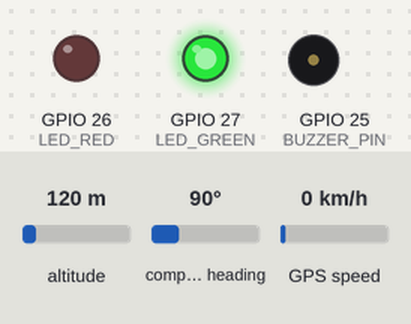
Bench run of a sketch on a simulated ESP32. Parts: output pins drawn as LEDs (lit = HIGH), buzzer (waves = sounding, pin HIGH). The inputs (shaded band) are chosen by the test bench; at power-on: altitude 120 m, compass heading 90°, GPS speed 0 km/h. WiFi joins after 1.5 s; servers stay silent unless stated; the GPS gets a fix after 3 s at 37.7749, -122.4194 with 8 satellites; web services answer with replies made up by the test bench; what the sketch prints to the serial monitor is not drawn.

Above: at 2.5 s.
At 4.46 s:
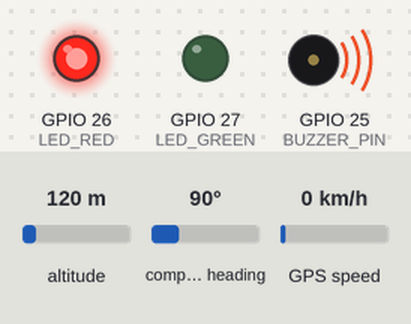
At 6.87 s:
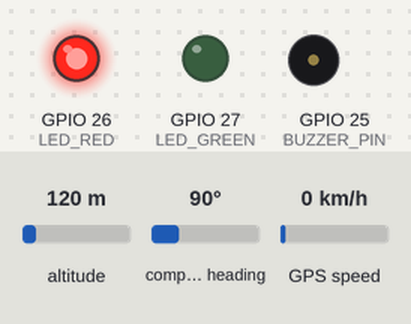
Timing chart, 0 to 8.2 s (numbered marks = the images above):
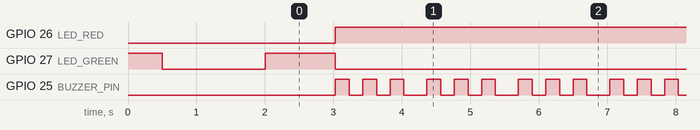

The sketch:

ESP32_Vehicle_Tracker.ino
```cpp
/*
 * ============================================================
 * ESP32_Vehicle_Tracker.ino
 * IoT Vehicle Tracking & Theft Prevention System
 * ============================================================
 * HARDWARE REQUIRED:
 *   - ESP32 Development Board (any variant)
 *   - NEO-6M or NEO-8M GPS Module (UART)
 *   - Active Buzzer (digital pin)
 *   - Red LED (theft alert)
 *   - Green LED (status OK)
 *
 * CONNECTIONS:
 *   GPS TX  → ESP32 GPIO 16 (RX2)
 *   GPS RX  → ESP32 GPIO 17 (TX2)
 *   GPS VCC → 3.3V
 *   GPS GND → GND
 *   Buzzer  → GPIO 25
 *   Red LED → GPIO 26 (via 330Ω resistor)
 *   Green LED → GPIO 27 (via 330Ω resistor)
 *
 * LIBRARIES NEEDED (install via Arduino Library Manager):
 *   - TinyGPSPlus  (by Mikal Hart)
 *   - HTTPClient   (built-in ESP32)
 *   - WiFi         (built-in ESP32)
 *
 * CLOUD: ThingSpeak (free account)
 *   Field 1 → Latitude
 *   Field 2 → Longitude
 *   Field 3 → Speed (km/h)
 *   Field 4 → Alert Level (0=Safe, 1=Warning, 2=Critical)
 * ============================================================
 */

#include <TinyGPSPlus.h>
#include <HardwareSerial.h>
#include <WiFi.h>
#include <HTTPClient.h>
#include <math.h>

// ─── WiFi Credentials ─────────────────────────────────────
const char* WIFI_SSID     = "YOUR_WIFI_NAME";
const char* WIFI_PASSWORD = "YOUR_WIFI_PASSWORD";

// ─── ThingSpeak Settings ───────────────────────────────────
const char* TS_API_KEY  = "YOUR_THINGSPEAK_WRITE_API_KEY";
const char* TS_HOST     = "api.thingspeak.com";

// ─── Geofence Centre (degrees) ────────────────────────────
const double GEO_LAT    = 28.6139;   // New Delhi example
const double GEO_LON    = 77.2090;
const double GEO_RADIUS = 2.0;       // kilometres

// ─── Thresholds ───────────────────────────────────────────
const float SPEED_LIMIT = 80.0;      // km/h

// ─── Pin Definitions ──────────────────────────────────────
#define GPS_RX_PIN   16
#define GPS_TX_PIN   17
#define GPS_BAUD     9600
#define BUZZER_PIN   25
#define LED_RED      26
#define LED_GREEN    27

// ─── Objects ──────────────────────────────────────────────
TinyGPSPlus   gps;
HardwareSerial gpsSerial(2);   // UART2

// ─── Haversine Distance (km) ──────────────────────────────
double haversine(double lat1, double lon1, double lat2, double lon2) {
  const double R    = 6371.0;
  double dLat = radians(lat2 - lat1);
  double dLon = radians(lon2 - lon1);
  double a    = sin(dLat/2)*sin(dLat/2)
              + cos(radians(lat1))*cos(radians(lat2))
                *sin(dLon/2)*sin(dLon/2);
  return R * 2 * atan2(sqrt(a), sqrt(1-a));
}

// ─── Alert Levels ─────────────────────────────────────────
enum AlertLevel { SAFE = 0, WARNING = 1, CRITICAL = 2 };

AlertLevel evaluateAlert(double lat, double lon, float speedKmph) {
  double dist = haversine(GEO_LAT, GEO_LON, lat, lon);
  if (dist > GEO_RADIUS)      return CRITICAL;   // geofence breach
  if (speedKmph > SPEED_LIMIT) return CRITICAL;  // over-speed
  if (speedKmph > 60.0)        return WARNING;   // moderate warning
  return SAFE;
}

// ─── Output alert via LEDs + Buzzer ──────────────────────
void triggerAlert(AlertLevel level) {
  switch(level) {
    case CRITICAL:
      digitalWrite(LED_RED,   HIGH);
      digitalWrite(LED_GREEN, LOW);
      // Fast beep pattern: 3 short beeps
      for (int i = 0; i < 3; i++) {
        digitalWrite(BUZZER_PIN, HIGH); delay(200);
        digitalWrite(BUZZER_PIN, LOW);  delay(200);
      }
      break;
    case WARNING:
      digitalWrite(LED_RED,   HIGH);
      digitalWrite(LED_GREEN, HIGH);
      digitalWrite(BUZZER_PIN, HIGH); delay(500);
      digitalWrite(BUZZER_PIN, LOW);
      break;
    case SAFE:
      digitalWrite(LED_RED,   LOW);
      digitalWrite(LED_GREEN, HIGH);
      digitalWrite(BUZZER_PIN, LOW);
      break;
  }
}

// ─── Push data to ThingSpeak ──────────────────────────────
void pushToThingSpeak(double lat, double lon, float speed, int alertLevel) {
  if (WiFi.status() != WL_CONNECTED) {
    Serial.println("[WiFi] Not connected. Skipping push.");
    return;
  }

  HTTPClient http;
  String url = "http://api.thingspeak.com/update?api_key=";
  url += TS_API_KEY;
  url += "&field1=" + String(lat, 6);
  url += "&field2=" + String(lon, 6);
  url += "&field3=" + String(speed, 2);
  url += "&field4=" + String(alertLevel);

  http.begin(url);
  int code = http.GET();
  if (code > 0) {
    Serial.print("[ThingSpeak] Entry #: ");
    Serial.println(http.getString());
  } else {
    Serial.print("[ThingSpeak] Error: ");
    Serial.println(http.errorToString(code));
  }
  http.end();
}

// ─── Setup ────────────────────────────────────────────────
void setup() {
  Serial.begin(115200);
  gpsSerial.begin(GPS_BAUD, SERIAL_8N1, GPS_RX_PIN, GPS_TX_PIN);

  pinMode(BUZZER_PIN, OUTPUT);
  pinMode(LED_RED,    OUTPUT);
  pinMode(LED_GREEN,  OUTPUT);

  // Startup indication
  digitalWrite(LED_GREEN, HIGH); delay(500);
  digitalWrite(LED_GREEN, LOW);

  // Connect WiFi
  Serial.print("[WiFi] Connecting to ");
  Serial.println(WIFI_SSID);
  WiFi.begin(WIFI_SSID, WIFI_PASSWORD);
  int attempts = 0;
  while (WiFi.status() != WL_CONNECTED && attempts < 20) {
    delay(500); Serial.print(".");
    attempts++;
  }
  if (WiFi.status() == WL_CONNECTED) {
    Serial.println("\n[WiFi] Connected! IP: " + WiFi.localIP().toString());
    digitalWrite(LED_GREEN, HIGH);
  } else {
    Serial.println("\n[WiFi] Failed. Running offline.");
  }

  Serial.println("[System] IoT Vehicle Tracker Ready.");
}

// ─── Main Loop ────────────────────────────────────────────
unsigned long lastPush = 0;
const unsigned long PUSH_INTERVAL = 15000;   // 15 seconds (ThingSpeak limit)

void loop() {
  // Feed GPS serial data into TinyGPSPlus
  while (gpsSerial.available() > 0) {
    gps.encode(gpsSerial.read());
  }

  // Act only when a new location fix is available
  if (gps.location.isUpdated()) {
    double lat      = gps.location.lat();
    double lon      = gps.location.lng();
    float  speedKmph = gps.speed.kmph();
    double distKm   = haversine(GEO_LAT, GEO_LON, lat, lon);

    AlertLevel alert = evaluateAlert(lat, lon, speedKmph);
    triggerAlert(alert);

    // ── Serial monitor output ──────────────────────────
    Serial.println("─────────────────────────────────────");
    Serial.print("[GPS] Lat: ");     Serial.println(lat,   6);
    Serial.print("[GPS] Lon: ");     Serial.println(lon,   6);
    Serial.print("[GPS] Speed: ");   Serial.print(speedKmph); Serial.println(" km/h");
    Serial.print("[GPS] Dist from centre: "); Serial.print(distKm); Serial.println(" km");
    Serial.print("[Alert] Level: ");
    if (alert == CRITICAL) Serial.println("CRITICAL ⚠️");
    else if (alert == WARNING) Serial.println("WARNING");
    else Serial.println("SAFE ✅");

    // ── Google Maps URL ───────────────────────────────
    Serial.print("[Maps] https://maps.google.com/?q=");
    Serial.print(lat, 6); Serial.print(","); Serial.println(lon, 6);

    // ── ThingSpeak push (rate-limited) ────────────────
    unsigned long now = millis();
    if (now - lastPush >= PUSH_INTERVAL) {
      pushToThingSpeak(lat, lon, speedKmph, (int)alert);
      lastPush = now;
    }
  }

  delay(100);  // Small yield to avoid WDT reset
}
```

Measured:
- by itself, GPIO 26 (LED_RED): LOW → HIGH at 3.0 s
- by itself, GPIO 27 (LED_GREEN): HIGH → LOW at 0.50 s, → HIGH 1.5 s later, → LOW 1.0 s later
- by itself, GPIO 25 (BUZZER_PIN): moves between LOW and HIGH, repeating every 5.3 s
